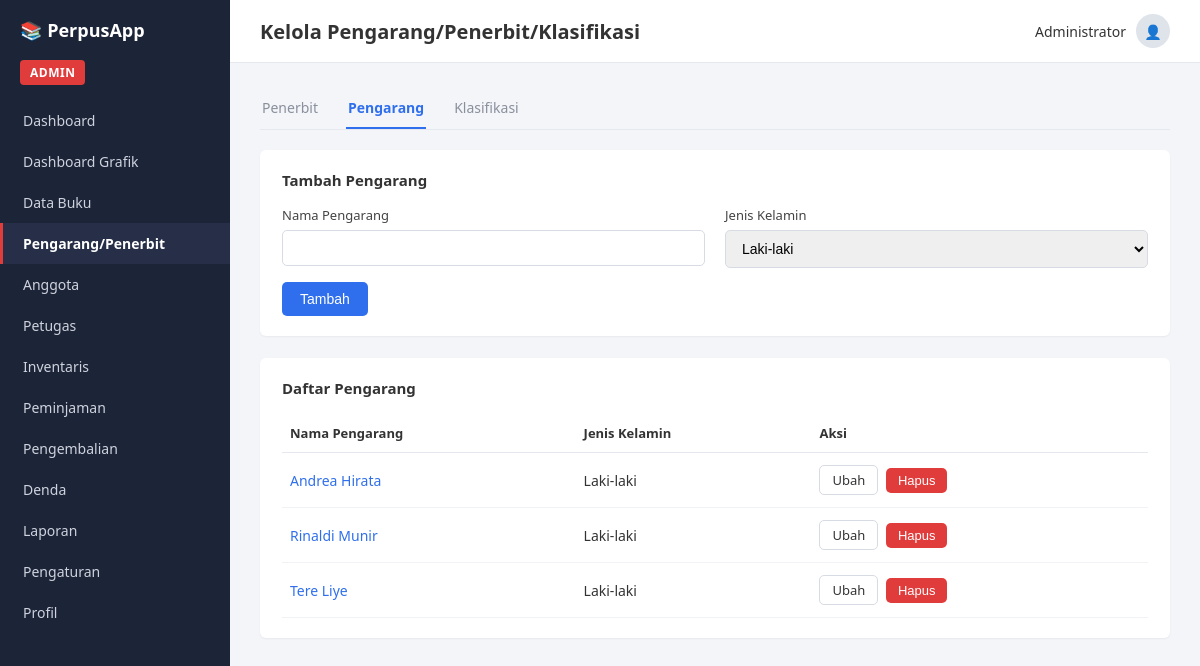
Page /pengarang_penerbit.php?tab=pengarang on the committed database.
### tables this page shows
CREATE TABLE `pengarang` (
  `kd_pengarang` int(11) NOT NULL,
  `nm_pengarang` varchar(150) NOT NULL,
  `jenis_kelamin` char(1) DEFAULT 'L'
);

### pengarang_penerbit.php (the view, shortened to what this page needs)
<?php
require 'config.php';
$tab = $_GET['tab'] ?? 'penerbit';
$penerbitList = $pdo->query("SELECT * FROM penerbit ORDER BY nm_penerbit ASC")->fetchAll();
$pengarangList = $pdo->query("SELECT * FROM pengarang ORDER BY nm_pengarang ASC")->fetchAll();
$editPenerbit = null;
$editPengarang = null;
?>
<!DOCTYPE html>
<html lang="id">
<head>
<link rel="stylesheet" href="assets/style.css">
</head>
<body>
<div class="layout">
    <?php include 'includes/sidebar.php'; ?>
    <div class="main">
        <?php include 'includes/header.php'; ?>
        <div class="content">
            <div class="tabs">
                <a href="?tab=penerbit" class="<?= $tab === 'penerbit' ? 'active' : '' ?>">Penerbit</a>
                <a href="?tab=pengarang" class="<?= $tab === 'pengarang' ? 'active' : '' ?>">Pengarang</a>
                <a href="?tab=klasifikasi" class="<?= $tab === 'klasifikasi' ? 'active' : '' ?>">Klasifikasi</a>
            </div>
            <?php if ($tab === 'penerbit'): ?>
                <div class="card">
                    <h2><?= $editPenerbit ? 'Ubah Penerbit' : 'Tambah Penerbit' ?></h2>
                    <form method="post">
                        <input type="hidden" name="form_tab" value="penerbit">
                        <?php if ($editPenerbit): ?>
                            <input type="hidden" name="kd_penerbit" value="<?= $editPenerbit['kd_penerbit'] ?>">
                        <?php endif; ?>
                        <div class="form-row">
                            <div class="form-group">
                                <label>Nama Penerbit</label>
                                <input type="text" name="nm_penerbit" required value="<?= htmlspecialchars($editPenerbit['nm_penerbit'] ?? '') ?>">
                            </div>
                            <div class="form-group">
                                <label>Alamat</label>
                                <input type="text" name="alamat" value="<?= htmlspecialchars($editPenerbit['alamat'] ?? '') ?>">
                            </div>
                        </div>
                        <button type="submit" name="<?= $editPenerbit ? 'edit' : 'add' ?>" class="btn btn-primary">
                            <?= $editPenerbit ? 'Simpan Perubahan' : 'Tambah' ?>
                        </button>
                        <?php if ($editPenerbit): ?>
                            <a href="pengarang_penerbit.php?tab=penerbit" class="btn btn-outline">Batal</a>
                        <?php endif; ?>
                    </form>
                </div>
                <div class="card">
                    <h2>Daftar Penerbit</h2>
                    <table>
                        <thead><tr><th>Nama Penerbit</th><th>Alamat</th><th>Aksi</th></tr></thead>
                        <tbody>
                        <?php foreach ($penerbitList as $row): ?>
                            <tr>
                                <td class="link-name"><?= htmlspecialchars($row['nm_penerbit']) ?></td>
                                <td><?= htmlspecialchars($row['alamat']) ?></td>
                                <td>
                                    <a class="btn btn-outline btn-sm" href="?tab=penerbit&edit_id=<?= $row['kd_penerbit'] ?>">Ubah</a>
                                    <form method="post" style="display:inline" onsubmit="return confirm('Hapus penerbit ini?');">
                                        <input type="hidden" name="form_tab" value="penerbit">
                                        <input type="hidden" name="kd_penerbit" value="<?= $row['kd_penerbit'] ?>">
                                        <button type="submit" name="delete" class="btn btn-danger btn-sm">Hapus</button>
                                    </form>
                                </td>
                            </tr>
                        <?php endforeach; ?>
                        <?php if (empty($penerbitList)): ?>
                            <tr><td colspan="3">Belum ada data.</td></tr>
                        <?php endif; ?>
                        </tbody>
                    </table>
                </div>
            <?php elseif ($tab === 'pengarang'): ?>
                <div class="card">
                    <h2><?= $editPengarang ? 'Ubah Pengarang' : 'Tambah Pengarang' ?></h2>
                    <form method="post">
                        <div class="form-row">
                            <div class="form-group">
                                <label>Nama Pengarang</label>
                                <input type="text" name="nm_pengarang" required value="<?= htmlspecialchars($editPengarang['nm_pengarang'] ?? '') ?>">
                            </div>
                            <div class="form-group">
                                <label>Jenis Kelamin</label>
                                <select name="jenis_kelamin">
                                    <option value="L" <?= (($editPengarang['jenis_kelamin'] ?? 'L') === 'L') ? 'selected' : '' ?>>Laki-laki</option>
                                </select>
                            </div>
                        </div>
                        <button type="submit" name="<?= $editPengarang ? 'edit' : 'add' ?>" class="btn btn-primary">
                            <?= $editPengarang ? 'Simpan Perubahan' : 'Tambah' ?>
                        </button>
                    </form>
                </div>
                <div class="card">
                    <h2>Daftar Pengarang</h2>
                    <table>
                        <thead><tr><th>Nama Pengarang</th><th>Jenis Kelamin</th><th>Aksi</th></tr></thead>
                        <tbody>
                        <?php foreach ($pengarangList as $row): ?>
                            <tr>
                                <td class="link-name"><?= htmlspecialchars($row['nm_pengarang']) ?></td>
                                <td><?= $row['jenis_kelamin'] === 'L' ? 'Laki-laki' : 'Perempuan' ?></td>
                                <td>
                                    <a class="btn btn-outline btn-sm" href="?tab=pengarang&edit_id=<?= $row['kd_pengarang'] ?>">Ubah</a>
                                    <form method="post" style="display:inline" onsubmit="return confirm('Hapus pengarang ini?');">
                                        <button type="submit" name="delete" class="btn btn-danger btn-sm">Hapus</button>
                                    </form>
                                </td>
                            </tr>
                        <?php endforeach; ?>
                        </tbody>
                    </table>
                </div>
            <?php endif; ?>
        </div>
    </div>
</div>
</body>
</html>

### assets/style.css (style rules this page uses)
* { box-sizing: border-box; }
body { margin: 0; font-family: 'Segoe UI', Arial, sans-serif; background: #f3f5f9; color: #333; }
.layout { display: flex; min-height: 100vh; }
.main { flex: 1; display: flex; flex-direction: column; min-width: 0; }
.content { padding: 25px 30px; }
.card { background: #fff; border-radius: 6px; padding: 20px 22px; margin-bottom: 22px; box-shadow: 0 1px 2px rgba(0,0,0,0.05); }
.card h2 { font-size: 15px; margin: 0 0 16px 0; }
.tabs { display: flex; gap: 26px; border-bottom: 1px solid #e5e8ee; margin-bottom: 20px; }
.tabs a { padding: 10px 2px; text-decoration: none; color: #8a8f9c; font-size: 14px; border-bottom: 2px solid transparent; }
.tabs a.active { color: #2f6fed; border-bottom-color: #2f6fed; font-weight: 600; }
.form-row { display: flex; gap: 20px; flex-wrap: wrap; margin-bottom: 14px; }
.form-group { flex: 1; min-width: 200px; }
.form-group label { display: block; font-size: 13px; margin-bottom: 6px; color: #444; }
.form-group input, .form-group select, .form-group textarea { width: 100%; padding: 9px 12px; border: 1px solid #d7dbe3; border-radius: 5px; font-size: 14px; }
.btn { display: inline-block; border: none; padding: 9px 18px; border-radius: 5px; font-size: 14px; cursor: pointer; text-decoration: none; }
.btn-primary { background: #2f6fed; color: #fff; }
.btn-outline { background: #fff; border: 1px solid #d7dbe3; color: #333; }
.btn-danger { background: #e13c3c; color: #fff; }
.btn-sm { padding: 5px 12px; font-size: 13px; margin-right: 4px; }
table { width: 100%; border-collapse: collapse; }
thead th { text-align: left; font-size: 13px; color: #333; padding: 10px 8px; border-bottom: 1px solid #e5e8ee; }
tbody td { padding: 12px 8px; font-size: 14px; border-bottom: 1px solid #f0f2f6; color: #333; }
.link-name { color: #2f6fed; }

### rows in the picture
pengarang: nm_pengarang "Andrea Hirata", jenis_kelamin "Laki-laki"
pengarang: nm_pengarang "Rinaldi Munir", jenis_kelamin "Laki-laki"
pengarang: nm_pengarang "Tere Liye", jenis_kelamin "Laki-laki"

### other values in the picture
$item['label'] "Dashboard"
$item['label'] "Dashboard Grafik"
$item['label'] "Data Buku"
$item['label'] "Pengarang/Penerbit"
$item['label'] "Anggota"
$item['label'] "Petugas"
$item['label'] "Inventaris"
$item['label'] "Peminjaman"
$item['label'] "Pengembalian"
$item['label'] "Denda"
$item['label'] "Laporan"
$item['label'] "Pengaturan"
$item['label'] "Profil"
$pageTitle "Kelola Pengarang/Penerbit/Klasifikasi"
